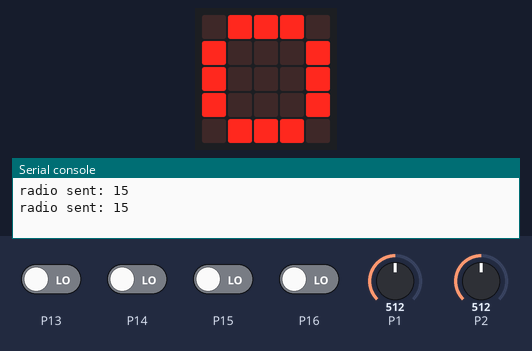
Simulated run of this program. Board: BBC micro:bit (MakeCode). On the bench: the board's 5×5 LED display, the last lines printed to the serial console. Inputs (shaded band) come from the test bench; at power-on: P13–16 LOW, P1 = 512, P2 = 512 (analog values on the 0–1023 scale). No radio messages arrive unless stated (any console line starting 'radio sent:' is added by the test bench).

Above: at 1.2 s.
1.3 s: P1 set to 739
2.8 s: P1 set to 759
At 3.5 s:
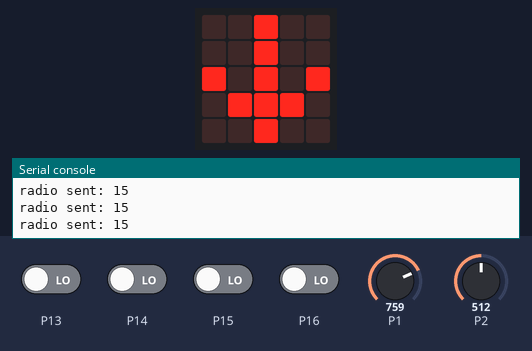
4.6 s: P2 set to 734
6.1 s: P2 set to 763
At 6.8 s:
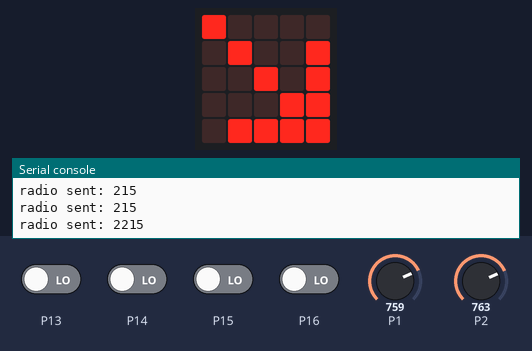
7.7 s: P1 set to 740
At 9.0 s:
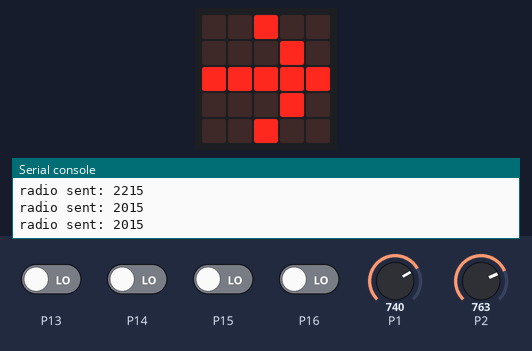
9.3 s: P2 set to 240
At 10.2 s:
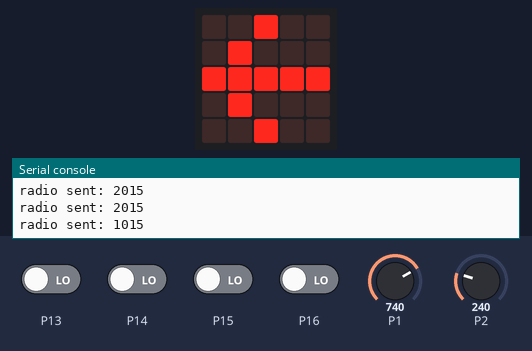
Timing chart, 0 to 11.8 s (numbered marks = the images above; inputs shaded):
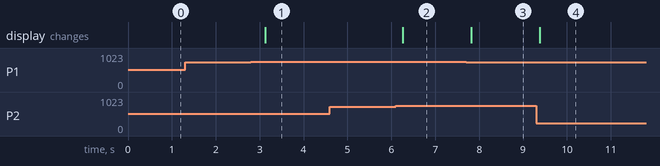

The program:

main.ts
```typescript
let SY = 0
let SX = 0
let BUTTONS = 0
/**
 * 前後の傾きがP1、左右の傾きがP2
 *
 * 傾きはアナログ値として出力されます。
 *
 * 前後（P1）の出力値は、前方の最大傾斜が0・中立が511・後方の最大傾斜が1023になります。
 *
 * 左右（P2）の出力値は、右方の最大傾斜が0・中立が511・左方の最大傾斜が1023になります。
 *
 * この値には個体差がある
 */
/**
 * 4方向に取り付けられたボタン（赤・緑・青・黄）です。ボタン名と接続先は、赤がB1（P13）・緑がB2（P14）・青がB3（P15）・黄がB4（P16）です。ボタンの状態は、デジタル値で出力されます。出力値は、ボタンを押すと0、放すと1になります。プログラムでは「デジタル値を読み取る」ブロックを使います
 */
basic.forever(function () {
    if (pins.analogReadPin(AnalogPin.P1) < 250) {
        SY = 1
    } else {
        if (pins.analogReadPin(AnalogPin.P1) > 750) {
            SY = 2
        } else {
            SY = 0
        }
    }
    if (pins.analogReadPin(AnalogPin.P2) < 250) {
        SX = 1
    } else {
        if (pins.analogReadPin(AnalogPin.P2) > 750) {
            SX = 2
        } else {
            SX = 0
        }
    }
    BUTTONS = 0
    if (pins.digitalReadPin(DigitalPin.P13) == 0) {
        BUTTONS += 1
    }
    if (pins.digitalReadPin(DigitalPin.P14) == 0) {
        BUTTONS += 2
    }
    if (pins.digitalReadPin(DigitalPin.P15) == 0) {
        BUTTONS += 4
    }
    if (pins.digitalReadPin(DigitalPin.P16) == 0) {
        BUTTONS += 8
        if (SX * 10 + SY == 0) {
            if (BUTTONS > 0) {
                basic.showLeds(`
                    . # # # .
                    # . . . #
                    # . . . #
                    # . . . #
                    . # # # .
                    `)
            }
        } else {
            if (SX * 10 + SY == 1) {
                basic.showLeds(`
                    . . # . .
                    . # # # .
                    # . # . #
                    . . # . .
                    . . # . .
                    `)
            } else {
                if (SX * 10 + SY == 2) {
                    basic.showLeds(`
                        . . # . .
                        . . # . .
                        # . # . #
                        . # # # .
                        . . # . .
                        `)
                } else {
                    if (SX * 10 + SY == 10) {
                        basic.showLeds(`
                            . . # . .
                            . # . . .
                            # # # # #
                            . # . . .
                            . . # . .
                            `)
                    } else {
                        if (SX * 10 + SY == 20) {
                            basic.showLeds(`
                                . . # . .
                                . . . # .
                                # # # # #
                                . . . # .
                                . . # . .
                                `)
                        } else {
                            if (SX * 10 + SY == 11) {
                                basic.showLeds(`
                                    # # # # .
                                    # # . . .
                                    # . # . .
                                    # . . # .
                                    . . . . #
                                    `)
                            } else {
                                if (SX * 10 + SY == 12) {
                                    basic.showLeds(`
                                        . . . . #
                                        # . . # .
                                        # . # . .
                                        # # . . .
                                        # # # # .
                                        `)
                                } else {
                                    if (SX * 10 + SY == 21) {
                                        basic.showLeds(`
                                            . # # # #
                                            . . . # #
                                            . . # . #
                                            . # . . #
                                            # . . . .
                                            `)
                                    } else {
                                        if (SX * 10 + SY == 22) {
                                            basic.showLeds(`
                                                # . . . .
                                                . # . . #
                                                . . # . #
                                                . . . # #
                                                . # # # #
                                                `)
                                        }
                                    }
                                }
                            }
                        }
                    }
                }
            }
        }
    }
    radio.sendNumber(SX * 1000 + SY * 100 + BUTTONS)
    basic.pause(100)
})
```

test.ts
```typescript
// テストはここに来ます。このパッケージが拡張機能として使用されるときにはコンパイルされません。
```

Measured:
- the behaviour switches between 750 and 751 on P1 (found by bisection; images 0 and 1)
- the behaviour switches between 750 and 751 on P2 (found by bisection; images 1 and 2)
- after the input at 2.8 s, the display: changes after 0.33 s (image 1)
- after the input at 6.1 s, the display: changes after 0.15 s (image 2)
- after the input at 7.7 s, the display: changes after 0.12 s (image 3)
- after the input at 9.3 s, the display: changes after 0.08 s (image 4)
